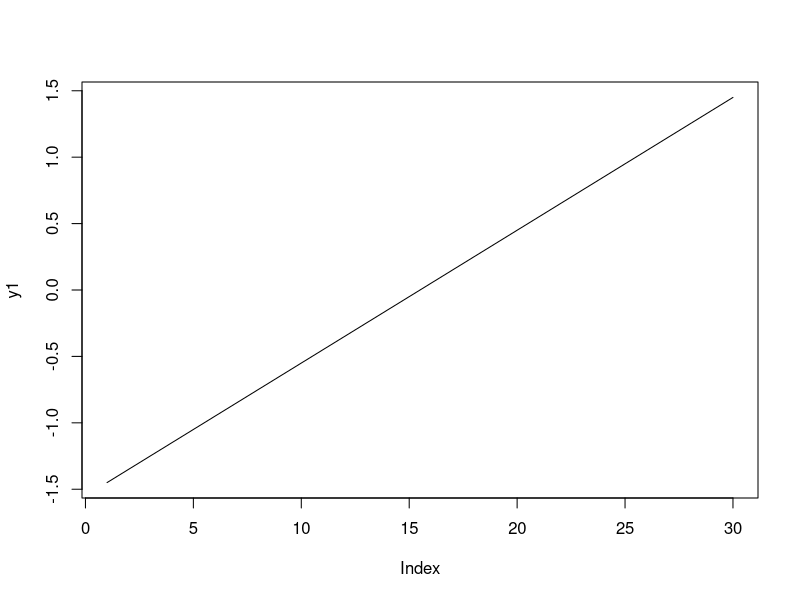
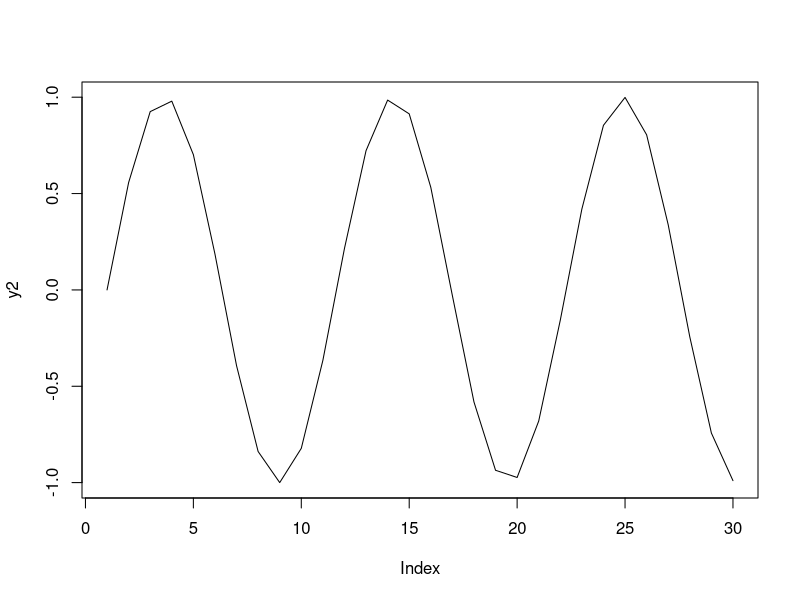
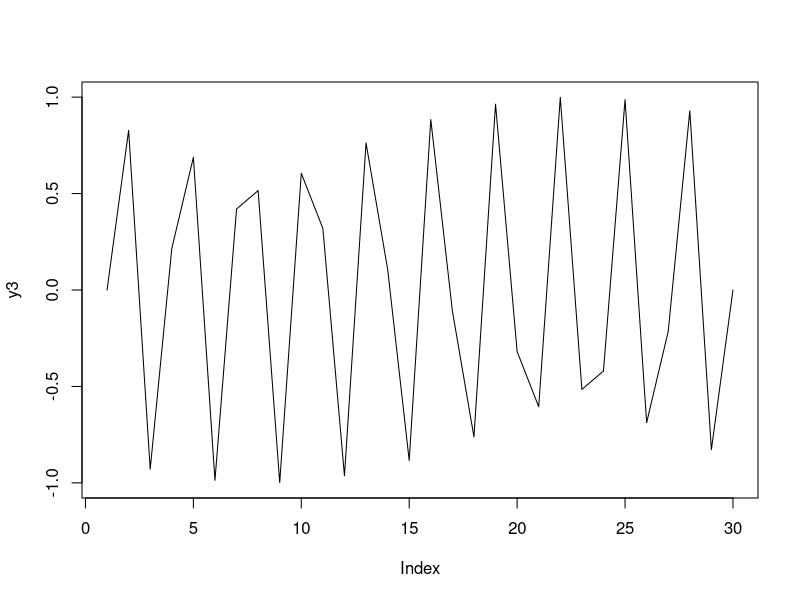
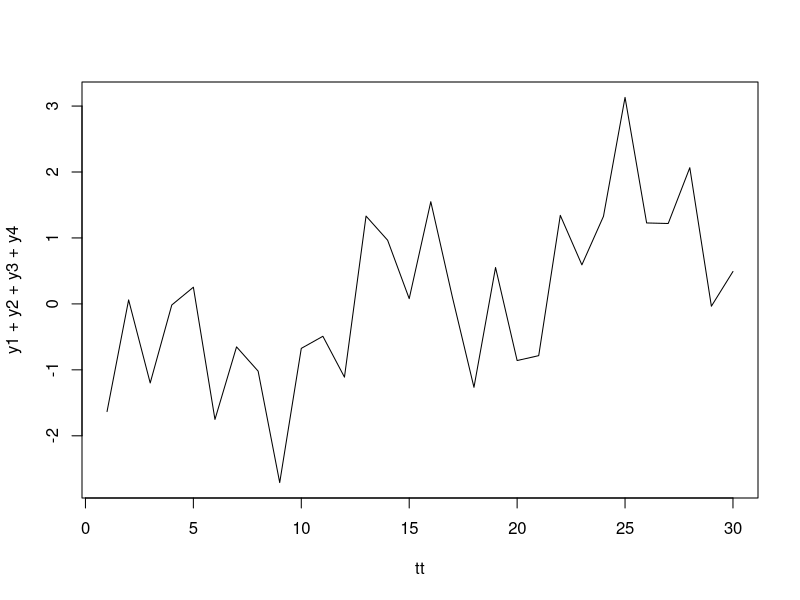

Reproduce these figures in R, in order. (Note: this script raises an error after producing the figures.)
## Display items for think piece

rm(list=ls())

## 1. a real-ish timeseries with multi-annual dynamics

tt = 1:30

#trend component
b1<-0.1
y1<-b1*tt-mean(b1*tt)
plot(y1,type="l")

#10-year oscillation
p1<-11
y2<-sin(seq(0,2*pi*(max(tt)/p1),length.out=length(tt)))
plot(y2, type="l")

#4-year oscillation
p2<-3
y3<-sin(seq(0,2*pi*(max(tt)/p2),length.out=length(tt)))
plot(y3, type="l")

#white noise
sig<-0.1
y4<-rnorm(length(tt),0,sig)

plot(tt,y1+y2+y3+y4, type="l")

ycomp<-y1+y2+y3+y4

df.lm2<-data.frame(x=seq(12.5,17.5,1), y=c(mean(ycomp[12:13]), mean(ycomp[13:14]), mean(ycomp[14:15]), mean(ycomp[15:16]),
                                           mean(ycomp[16:17]), mean(ycomp[17:18])))

lm1<-lm(ycomp[tt>=5 & tt<=10] ~ tt[tt>=5 & tt<=10])
lm2<-lm(y~x, data=df.lm2)
lm3<-lm(ycomp[tt>=20 & tt<=25] ~ tt[tt>=20 & tt<=25])


png("~/Box Sync/NSF EAGER Synchrony/Manuscripts/ThinkPiece/superimposed_signals_v2.png", units="in",
    height=5, width=3.25, res=300)

par(mfrow=c(4,1), mar=c(2,2,0,1), xpd=F, oma=c(2,0,1,0), mgp=c(1,1,0))
plot(tt,y1+y2+y3+y4, type="l",xaxt="n", xlab="", yaxt="n", ylab="y1+y2+y3")
rect(5,-4,10,4, col="skyblue2", xpd=F, border=NA)
rect(12.5,-4,17.5,4,col="palegreen2",xpd=F,border=NA)
rect(20,-4,25,4,col="gold",xpd=F,border=NA)
lines(tt,y1+y2+y3+y4)
lines(tt[tt>=5 & tt<=10], predict(lm1), col="royalblue3", lwd=3)
lines(seq(12.5,17.5,1), predict(lm2), col="seagreen", lwd=3)
lines(tt[tt>=20 & tt<=25], predict(lm3), col="goldenrod4", lwd=3)
axis(1,at=c(1,5,10,15,20,25,30),labels=FALSE)
axis(2,at=pretty(ycomp,5),labels=FALSE, xpd=F)
text(1,2.6,"A")

plot(tt,y3,type="l",xaxt="n",xlab="", yaxt="n")
axis(1,at=c(1,5,10,15,20,25,30),labels=FALSE)
axis(2,at=pretty(y3,5),labels=FALSE,xpd=F)
text(1,0.85,"B")

plot(tt,y2,type="l",xaxt="n",xlab="", yaxt="n")
axis(1,at=c(1,5,10,15,20,25,30),labels=FALSE)
axis(2,at=pretty(y2,5),labels=FALSE,xpd=F)
text(1,0.85,"C")

plot(tt,y1,type="l",xaxt="n",xlab="", yaxt="n")
axis(1,at=c(1,5,10,15,20,25,30),labels=TRUE)
axis(2,at=pretty(y1,5),labels=FALSE,xpd=F)
text(1,1.25,"D")

mtext("Timestep",1,outer=T,cex=0.8,line=0.4)

dev.off()


# ## 2. A long-timescale oscillation where if you catch a particular few years you get a very different answer.
# 
# p3<-12
# res=0.1
# tmax=20
# tt<-seq(1,tmax,length.out=tmax/res)
# 
# y5<-sin(seq(0,2*pi*(tmax/p3), length.out=tmax/res))
# 
# png("~/Box Sync/NSF EAGER Synchrony/Manuscripts/ThinkPiece/cycle_trends_v1.png", units="in",
#     height=2.5, width=6.5, res=300)
# par(mar=c(4,2.5,2,2), mgp=c(2,0.8,0))
# plot(tt,y5,type="l", ylab="", xlab="Timestep")
# 
# rect(4,-1.05,7,1.05, border="grey")
# rect(8,-1.05,11,1.05, border="grey")
# rect(12,-1.05,15,1.05, border="grey")
# 
# lm.w1<-lm(y5[tt>4&tt<7]~tt[tt>4&tt<7])
# lm.w2<-lm(y5[tt>8&tt<11]~tt[tt>8&tt<11])        
# lm.w3<-lm(y5[tt>12&tt<15]~tt[tt>12&tt<15])
# 
# lines(tt[tt>4&tt<7], predict(lm.w1), col="red")
# lines(tt[tt>8&tt<11], predict(lm.w2), col="red")
# lines(tt[tt>12&tt<15], predict(lm.w3), col="red")
# 
# dev.off()
